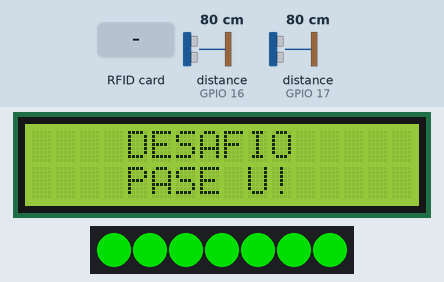
The sketch below on a simulated ESP32. Shown: 16×2 character LCD, 7 RGB LEDs in strip order, left to right. The test bench sets the inputs (shaded band); at power-on: distance to the obstacle (sensors on GPIO 16, GPIO 17) 80 cm. The echo pulse lasts 58.3 µs per cm; dim RGB values are drawn brighter than linear; what the sketch prints to the serial monitor is not drawn.

Above: at 1.3 s.
1.4 s: RFID card 5E 7A 19 C4 held to the reader
At 2.6 s:
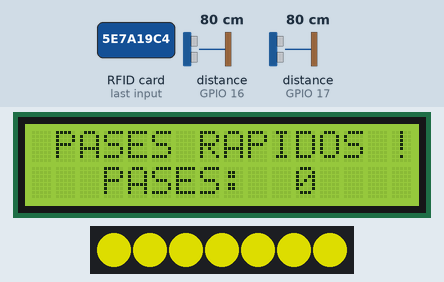
2.9 s: distance to the obstacle (sensor on GPIO 16) set to 2 cm
4.4 s: distance to the obstacle (sensor on GPIO 17) set to 2 cm
At 4.58 s:
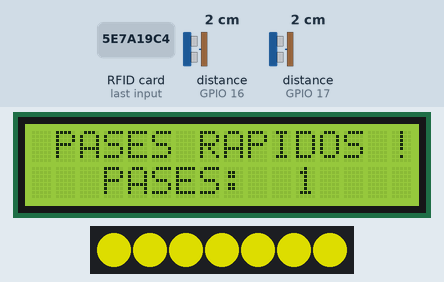
Timing chart, 0 to 7.4 s (numbered marks = the images above; inputs shaded):
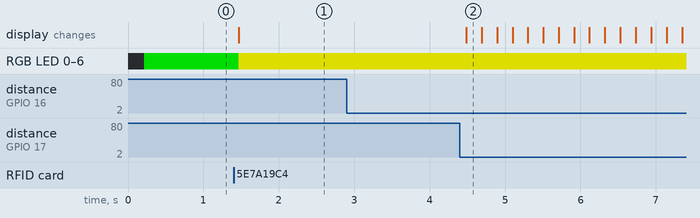

Measured:
- after the input at 1.4 s, RGB LED 0–6: RGB(0, 150, 0) → RGB(150, 150, 0) after 0.07 s; the display: changes after 0.07 s (image 1)
- after the input at 2.9 s, every drawn part: stays the same
- after the input at 4.4 s, the display: changes after 0.09 s (image 2)

The sketch:

pase_u_1sens.ino
```cpp
#include <SPI.h>
#include <MFRC522.h>
#include <Wire.h>
#include <LiquidCrystal_I2C.h>
#include <Adafruit_NeoPixel.h>

#define PIN 26  // On Trinket or Gemma, suggest changing this to 1

#define NUMPIXELS 7  // Popular NeoPixel ring size

Adafruit_NeoPixel pixels(NUMPIXELS, PIN, NEO_GRB + NEO_KHZ800);

LiquidCrystal_I2C lcd(0x27, 16, 2);  // set the LCD address to 0x27 for a 16

#define SS_PIN 5
#define RST_PIN 13

MFRC522 rfid(SS_PIN, RST_PIN);  // Instance of the class

MFRC522::MIFARE_Key key;

// Init array that will store new NUID
byte nuidPICC[4];

// Variable to store the scanned card ID as a string
String cardID = "";

int estado = 0;

int readings[3];

#define SENSOR1_PIN 14
#define SENSOR2_PIN 16
#define SENSOR3_PIN 17

long hcsr1;

int pulseInLimitador_1 = 7000;
int pulseInLimitador_2 = 7000;
int pulseInLimitador_3 = 7000;

#define SOUND_SPEED 0.034

int anterior;
int cuentaPuntos = 0;
bool started = false;

void setup() {
  Serial.begin(9600);
  SPI.begin();      // Init SPI bus
  rfid.PCD_Init();  // Init
  lcd.init();       // initialize the lcd
  lcd.init();
  pixels.begin();  // INITIALIZE NeoPixel strip object (REQUIRED)

  // Print a message to the LCD.
  lcd.backlight();
  lcd.clear();
  lcd.setCursor(4, 0);
  lcd.print("DESAFIO");
  lcd.setCursor(4, 1);
  lcd.print("PASE U!");

  Serial.println(F("This code scans the MIFARE Classic NUID."));
  Serial.print(F("Using the following key:"));
  setGreen();
  anterior = millis();
}

void loop() {

  if (millis() - anterior > 60000 && started == true) {
    estado = 6;
  }

  switch (estado) {
    case 0:
      lcd.setCursor(4, 0);
      lcd.print("DESAFIO");
      lcd.setCursor(4, 1);
      lcd.print("PASE U!");
      if (rfid.PICC_IsNewCardPresent()) {
        Serial.println("Tarjeta detectada.");
        estado = 1;
        started = true;
        anterior = millis();
        lcd.clear();
        lcd.setCursor(1, 0);
        lcd.print("PASES RAPIDOS !");

        lcd.setCursor(3, 1);
        lcd.print("PASES: ");
        lcd.setCursor(11, 1);
        lcd.print(cuentaPuntos);
        setYellow();
      }
      break;

    case 1:
      readings[1] = readUs(SENSOR2_PIN);
      readings[2] = readUs(SENSOR3_PIN);
      //Serial.println(readings[2]);

      if (readings[2] < 57 && readings[2] != 0) {
        Serial.println("IZQUIERDA");
        estado = 2;
      }
      if (readings[1] < 50 && readings[1] != 0) {
        Serial.println("CENTRO");
        estado = 3;
      }
      delay(100);
      break;

    case 2:
      readings[1] = readUs(SENSOR2_PIN);
      if (readings[1] < 50 && readings[1] != 0) {
        //Serial.println("Derecha");
        cuentaPuntos += 1;
        Serial.println(cuentaPuntos);
        lcd.setCursor(11, 1);
        lcd.print(cuentaPuntos);

        estado = 1;
      }
      delay(100);
      break;

    case 3:
      readings[2] = readUs(SENSOR3_PIN);
      if (readings[2] < 57 && readings[2] != 0) {
        //Serial.println("Derecha");
        cuentaPuntos += 1;
        Serial.println(cuentaPuntos);
        lcd.setCursor(11, 1);
        lcd.print(cuentaPuntos);

        estado = 1;
      }
      delay(100);
      break;
    case 6:

      setRed();

      delay(12000);

      lcd.clear();
      lcd.setCursor(4, 0);
      lcd.print("DESAFIO");
      lcd.setCursor(4, 1);
      lcd.print("PASE U!");

      setGreen();
      cuentaPuntos = 0;
      started = false;
      estado = 0;
      //ESP.restart();


      break;
  }


  //Serial.println(readUs(trigPin2, echoPin2));
}

void setGreen() {
  pixels.clear();                        // Set all pixel colors to 'off'
  for (int i = 0; i < NUMPIXELS; i++) {  // For each pixel...
    pixels.setPixelColor(i, pixels.Color(0, 150, 0));

    pixels.show();  // Send the updated pixel colors to the hardware.
  }
}

void setRed() {
  pixels.clear();                        // Set all pixel colors to 'off'
  for (int i = 0; i < NUMPIXELS; i++) {  // For each pixel...
    pixels.setPixelColor(i, pixels.Color(150, 0, 0));

    pixels.show();  // Send the updated pixel colors to the hardware.
  }
}

void setYellow() {
  pixels.clear();                        // Set all pixel colors to 'off'
  for (int i = 0; i < NUMPIXELS; i++) {  // For each pixel...
    pixels.setPixelColor(i, pixels.Color(150, 150, 0));

    pixels.show();  // Send the updated pixel colors to the hardware.
  }
}

int readUs(int US_PIN) {
  pinMode(US_PIN, OUTPUT);
  digitalWrite(US_PIN, LOW);
  delayMicroseconds(2);
  digitalWrite(US_PIN, HIGH);
  delayMicroseconds(10);
  digitalWrite(US_PIN, LOW);

  pinMode(US_PIN, INPUT);
  hcsr1 = pulseIn(US_PIN, HIGH, pulseInLimitador_1);
  return hcsr1 * SOUND_SPEED / 2.0;
}
```
